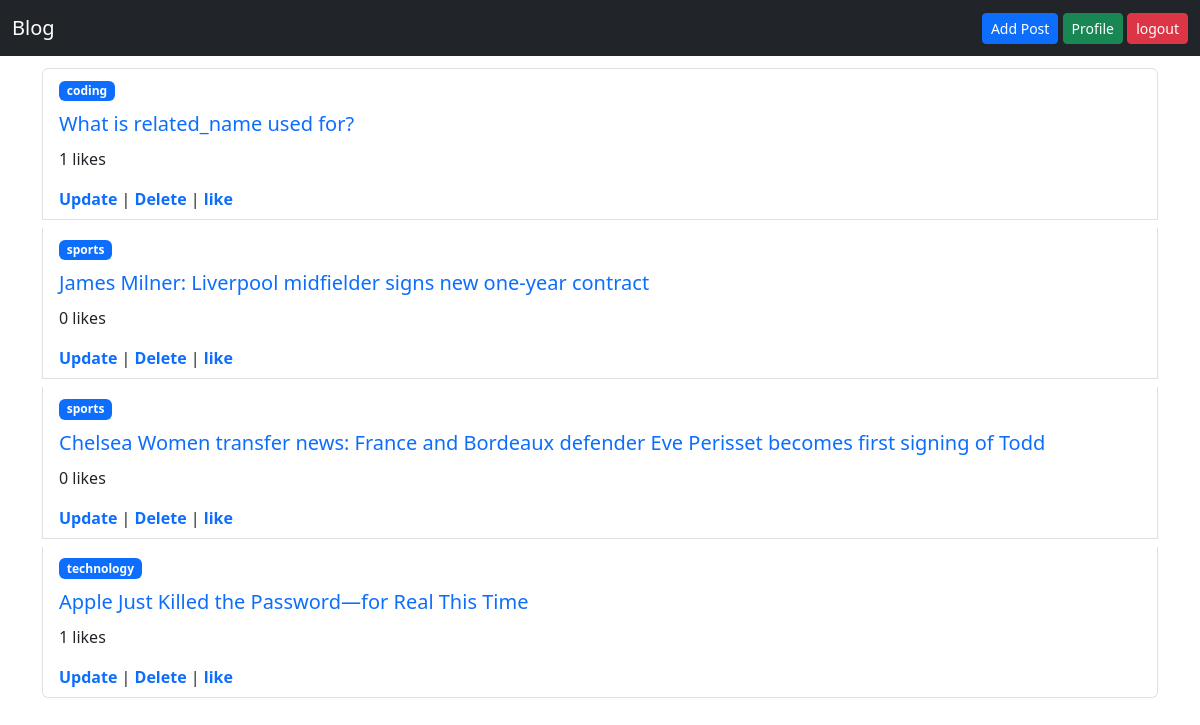
The app's page / (signed in) with its own data.
### blog/models.py (models this page shows, shortened)
class Post(models.Model):
    author = models.CharField(max_length=30, blank=False, null=False)
    title = models.CharField(max_length=100, blank=False, null=False)
    content = models.TextField(null=False, blank=False)
    created_on = models.DateTimeField(auto_now_add=True)
    category = models.ForeignKey(Category, null=False, blank=False, related_name='posts', on_delete=models.CASCADE)

class Category(models.Model):
    name = models.CharField(choices=choices, max_length=30, null=False, blank=False)
    created_at = models.DateTimeField(auto_now_add=True)
    def __str__(self) -> str:
        return self.name

class Like(models.Model):
    user = models.ForeignKey(User, on_delete=models.CASCADE)
    post = models.ForeignKey(Post, on_delete=models.CASCADE)
    created_at = models.DateTimeField(auto_now_add=True)

### blog/views.py (the view)
# urls.py: 2. Add a URL to urlpatterns:  path('', views.home, name='home')
@login_required(login_url='accounts/login/')
def home(request):
    all_posts = Post.objects.all()
    context = {'posts':all_posts}
    return render(request, 'index.html', context)

### templates/index.html (shortened to what this page needs)
{% extends 'base.html' %}
{% block content %}
<div class="container mt-2">
    <ul class="list-group">
        {% for post in posts %}
        <li class="list-group-item my-1">
            <div>
                <a href="{% url 'by_category' post.category.id %}"
                    class="text-decoration-none fw-bold badge bg-primary">{{post.category}}</a>
            </div>
            <div class="my-2">
                <a href="{% url 'post_detail' post.id %}"
                    class="text-decoration-none text-primary fs-5">{{ post.title }}</a>
            </div>
            <p>
                {{ post.like_set.all|length}} likes
            </p>
            <div>
                <a href="{% url 'post_update' post.id %}" class="text-decoration-none fw-bold ">Update</a> |
                <a href="{% url 'delete_post' post.id %}" class="text-decoration-none fw-bold ">Delete</a> |
                <a href="{% url 'like_post' post.id %}" class="text-decoration-none fw-bold">like</a>
            </div>
        </li>
        {% endfor %}
    </ul>
</div>
{% endblock content %}

### templates/base.html (shortened to what this page needs)
{% load django_bootstrap5 %}
{% load static %}
<!DOCTYPE html>
<html lang="en">
<head>
    {% block styles %}
    {% bootstrap_css %}
    <link rel="stylesheet" href="{% static 'css/base.css' %}">
    {% endblock styles %}
</head>
<body>
    {% include 'navbar.html' %}
    {% block content %}
    {% endblock content %}
</body>
</html>

### templates/navbar.html
<nav class="navbar navbar-dark bg-dark">
  <div class="container-fluid">
    <a class="navbar-brand" href="{% url 'home' %}">Blog</a>
    {% if user.is_authenticated %}
    <div>
        <a class="btn btn-primary btn-sm" href="{% url 'add_post' %}">Add Post</a>
        <a class="btn btn-success btn-sm" href="{% url 'profile' %}">Profile</a>
        <a class="btn btn-danger btn-sm" href="{% url 'logout' %}">logout</a>
    </div>
    {% endif %}
  </div>
</nav>

### records on screen
Post: category "coding", title "What is related_name used for?", like_set.all|length "1"
Post: category "sports", title "James Milner: Liverpool midfielder signs new one-year contract", like_set.all|length "0"
Post: category "sports", title "Chelsea Women transfer news: France and Bordeaux defender Eve Perisset becomes first signing of Todd", like_set.all|length "0"
Post: category "technology", title "Apple Just Killed the Password—for Real This Time", like_set.all|length "1"
